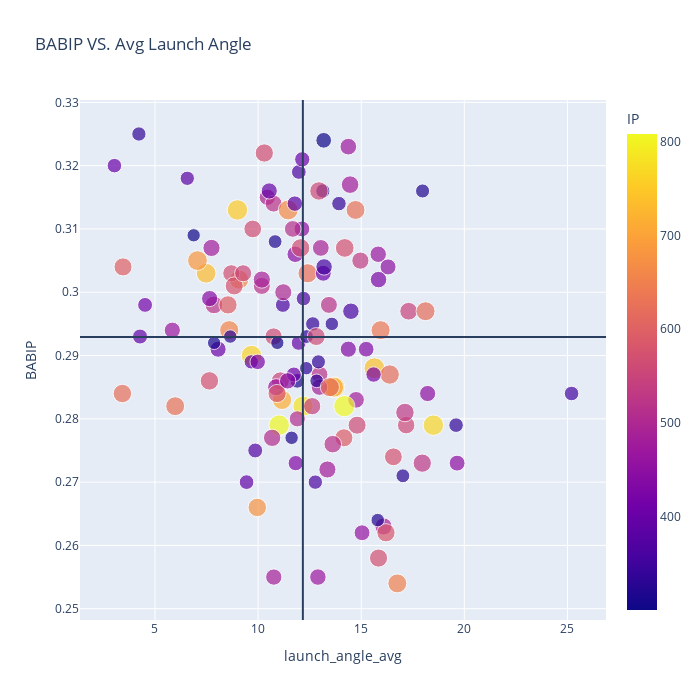

Notebook cell for this chart:
### Code cell
fig = px.scatter(fg_sav, x="launch_angle_avg", y="BABIP",
                 size = 'pitch_count',color ="IP",
                 hover_name="Name", log_x=False, size_max=15
                 , width=700, height=700,
                 title = "BABIP VS. Avg Launch Angle")

fig.add_hline(y=mu)
fig.add_vline(x = np.mean(fg_sav['launch_angle_avg']))

fig.show()

### Figure 1 — Plotly figure (JSON) as saved in the notebook; plotly's stock layout.template omitted (floating-point values rounded to 4 significant figures; data arrays with more than 128 entries replaced by an {"elided": "..."} marker saying what was removed)
{"data": [{"hovertemplate": "<b>%{hovertext}</b><br><br>launch_angle_avg=%{x}<br>BABIP=%{y}<br>pitch_count=%{marker.size}<br>IP=%{marker.color}<extra></extra>", "hovertext": {"elided": "132 str values"}, "legendgroup": "", "marker": {"color": {"elided": "132 float values"}, "coloraxis": "coloraxis", "size": {"elided": "132 int values"}, "sizemode": "area", "sizeref": 58.24, "symbol": "circle"}, "mode": "markers", "name": "", "orientation": "v", "showlegend": false, "type": "scatter", "x": {"elided": "132 float values"}, "xaxis": "x", "y": {"elided": "132 float values"}, "yaxis": "y"}], "layout": {"coloraxis": {"colorbar": {"title": {"text": "IP"}}, "colorscale": [[0, "#0d0887"], [0.1111, "#46039f"], [0.2222, "#7201a8"], [0.3333, "#9c179e"], [0.4444, "#bd3786"], [0.5556, "#d8576b"], [0.6667, "#ed7953"], [0.7778, "#fb9f3a"], [0.8889, "#fdca26"], [1, "#f0f921"]]}, "height": 700, "legend": {"itemsizing": "constant", "tracegroupgap": 0}, "shapes": [{"type": "line", "x0": 0, "x1": 1, "xref": "x domain", "y0": 0.2929, "y1": 0.2929, "yref": "y"}, {"type": "line", "x0": 12.17, "x1": 12.17, "xref": "x", "y0": 0, "y1": 1, "yref": "y domain"}], "title": {"text": "BABIP VS. Avg Launch Angle"}, "width": 700, "xaxis": {"anchor": "y", "domain": [0, 1], "title": {"text": "launch_angle_avg"}}, "yaxis": {"anchor": "x", "domain": [0, 1], "title": {"text": "BABIP"}}}}
